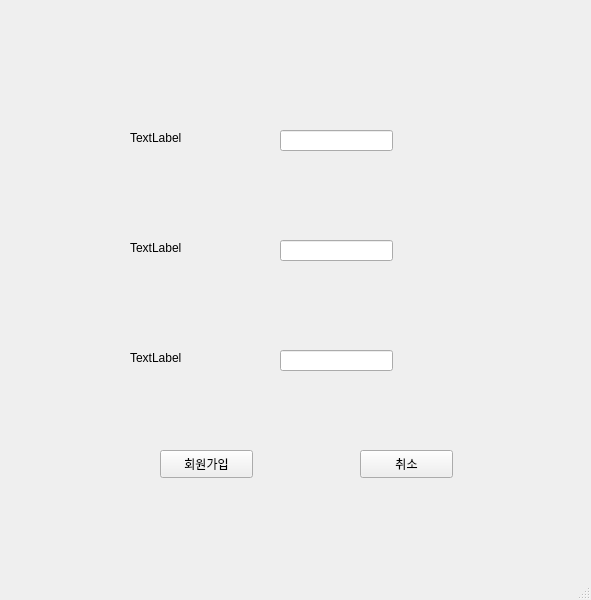
<?xml version="1.0" encoding="UTF-8"?>
<ui version="4.0">
 <class>MainWindow</class>
 <widget class="QMainWindow" name="MainWindow">
  <property name="geometry">
   <rect>
    <x>0</x>
    <y>0</y>
    <width>591</width>
    <height>600</height>
   </rect>
  </property>
  <property name="windowTitle">
   <string>MainWindow</string>
  </property>
  <widget class="QWidget" name="centralwidget">
   <widget class="QLabel" name="label">
    <property name="geometry">
     <rect>
      <x>130</x>
      <y>130</y>
      <width>64</width>
      <height>15</height>
     </rect>
    </property>
    <property name="text">
     <string>TextLabel</string>
    </property>
   </widget>
   <widget class="QLabel" name="label_2">
    <property name="geometry">
     <rect>
      <x>130</x>
      <y>240</y>
      <width>64</width>
      <height>15</height>
     </rect>
    </property>
    <property name="text">
     <string>TextLabel</string>
    </property>
   </widget>
   <widget class="QLabel" name="label_3">
    <property name="geometry">
     <rect>
      <x>130</x>
      <y>350</y>
      <width>64</width>
      <height>15</height>
     </rect>
    </property>
    <property name="text">
     <string>TextLabel</string>
    </property>
   </widget>
   <widget class="QLineEdit" name="lineEdit">
    <property name="geometry">
     <rect>
      <x>280</x>
      <y>130</y>
      <width>113</width>
      <height>21</height>
     </rect>
    </property>
   </widget>
   <widget class="QLineEdit" name="lineEdit_2">
    <property name="geometry">
     <rect>
      <x>280</x>
      <y>240</y>
      <width>113</width>
      <height>21</height>
     </rect>
    </property>
   </widget>
   <widget class="QLineEdit" name="lineEdit_3">
    <property name="geometry">
     <rect>
      <x>280</x>
      <y>350</y>
      <width>113</width>
      <height>21</height>
     </rect>
    </property>
   </widget>
   <widget class="QPushButton" name="button1">
    <property name="geometry">
     <rect>
      <x>160</x>
      <y>450</y>
      <width>93</width>
      <height>28</height>
     </rect>
    </property>
    <property name="text">
     <string>회원가입</string>
    </property>
   </widget>
   <widget class="QPushButton" name="button2">
    <property name="geometry">
     <rect>
      <x>360</x>
      <y>450</y>
      <width>93</width>
      <height>28</height>
     </rect>
    </property>
    <property name="text">
     <string>취소</string>
    </property>
   </widget>
  </widget>
  <widget class="QMenuBar" name="menubar">
   <property name="geometry">
    <rect>
     <x>0</x>
     <y>0</y>
     <width>591</width>
     <height>26</height>
    </rect>
   </property>
  </widget>
  <widget class="QStatusBar" name="statusbar"/>
 </widget>
 <resources/>
 <connections/>
</ui>
